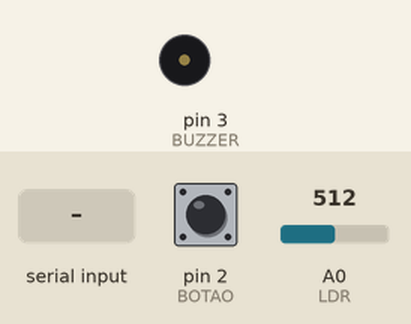
Recording of a sketch running on a simulated Arduino Uno, built with avr-gcc and run on an emulated ATmega328P. Shown: buzzer (waves = sounding). The test bench sets the inputs (shaded band); at power-on: pin 2 (BOTAO) HIGH, A0 (LDR) = 512. What the sketch prints to the serial monitor is not drawn.

Above: at 1.2 s.
1.3 s: "90,45\n" received over Serial
At 1.9 s:
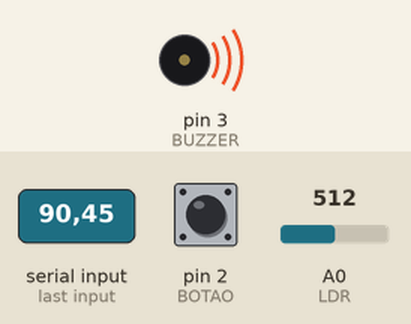
Timing chart, 0 to 4.3 s (numbered marks = the images above; inputs shaded):
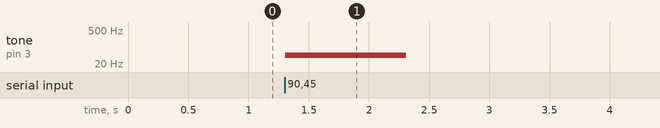

Measured:
- after the input at 1.3 s, tone on pin 3 (BUZZER): silent → 45 Hz at once, → silent 1.0 s later

The sketch:

step4.ino
```cpp
#define BOTAO 2
#define BUZZER 3
#define LDR 0

void setup() {
  pinMode(BOTAO,INPUT_PULLUP);
  pinMode(BUZZER,OUTPUT);
  Serial.begin(9600);
}

void loop() {
  int sensor, buzzer, serial_in;
  sensor = analogRead(LDR);
  buzzer = map(sensor,0,1023,500,5000);

  if(!digitalRead(BOTAO)){
    Serial.println(buzzer);
  }else{
    Serial.println(0);
  }

  if(Serial.available()!=0){
    serial_in = Serial.parseInt();
    if(serial_in==0){
      noTone(BUZZER);
    }else{
      tone(BUZZER,serial_in);
    }

  }

}
```
